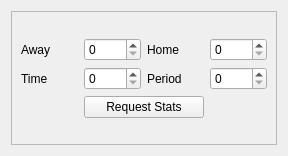
<?xml version="1.0" encoding="UTF-8"?>
<ui version="4.0">
 <class>RequestInputWidget</class>
 <widget class="QWidget" name="RequestInputWidget">
  <property name="geometry">
   <rect>
    <x>0</x>
    <y>0</y>
    <width>288</width>
    <height>156</height>
   </rect>
  </property>
  <property name="minimumSize">
   <size>
    <width>197</width>
    <height>101</height>
   </size>
  </property>
  <property name="windowTitle">
   <string>Form</string>
  </property>
  <layout class="QVBoxLayout" name="verticalLayout_2">
   <item>
    <widget class="QFrame" name="frame">
     <property name="frameShape">
      <enum>QFrame::StyledPanel</enum>
     </property>
     <property name="frameShadow">
      <enum>QFrame::Sunken</enum>
     </property>
     <layout class="QVBoxLayout" name="verticalLayout">
      <item>
       <layout class="QGridLayout" name="gridLayout">
        <item row="0" column="0">
         <widget class="QLabel" name="awayLabel">
          <property name="text">
           <string>Away</string>
          </property>
         </widget>
        </item>
        <item row="0" column="1">
         <widget class="QSpinBox" name="awayScoreInput"/>
        </item>
        <item row="0" column="2">
         <widget class="QLabel" name="homeLabel">
          <property name="text">
           <string>Home</string>
          </property>
         </widget>
        </item>
        <item row="0" column="3">
         <widget class="QSpinBox" name="homeScoreInput"/>
        </item>
        <item row="1" column="0">
         <widget class="QLabel" name="timeLabel">
          <property name="text">
           <string>Time</string>
          </property>
         </widget>
        </item>
        <item row="1" column="1">
         <widget class="QSpinBox" name="timeInput"/>
        </item>
        <item row="1" column="2">
         <widget class="QLabel" name="periodLabel">
          <property name="text">
           <string>Period</string>
          </property>
         </widget>
        </item>
        <item row="1" column="3">
         <widget class="QSpinBox" name="periodInput"/>
        </item>
        <item row="2" column="1" colspan="2">
         <widget class="QPushButton" name="btnRequestStats">
          <property name="text">
           <string>Request Stats</string>
          </property>
         </widget>
        </item>
       </layout>
      </item>
     </layout>
    </widget>
   </item>
  </layout>
 </widget>
 <resources/>
 <connections/>
</ui>
